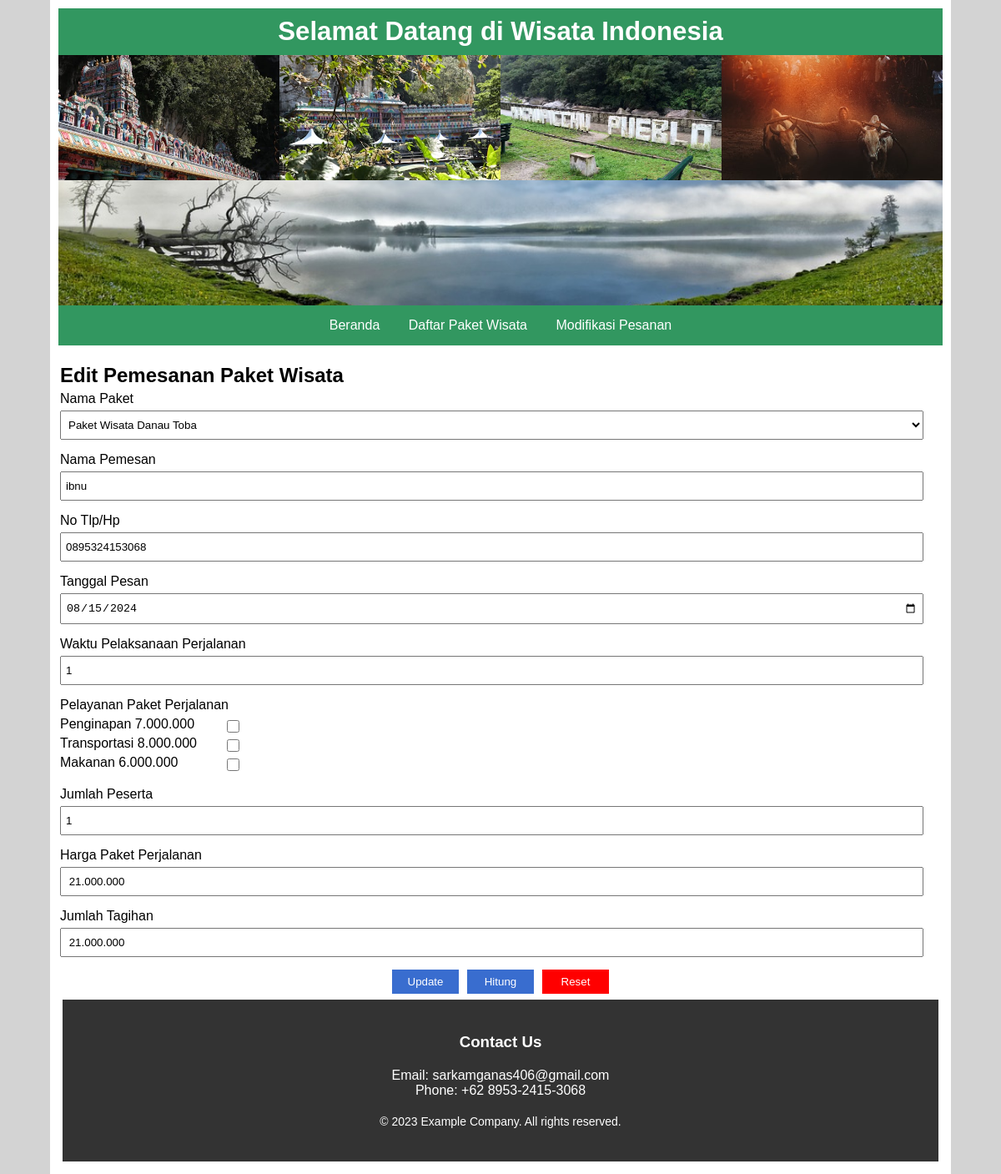
The app's page /form_edit.php?id_daftar_pesanan=2 with its own data.
### tables this page shows
CREATE TABLE `daftar_pesanan` (
  `id_daftar_pesanan` int NOT NULL,
  `id_paket_wisata` int NOT NULL,
  `nama_pemesan` varchar(150) NOT NULL,
  `no_tlp` varchar(15) NOT NULL,
  `tanggal_pemesanan` date NOT NULL,
  `jumlah_peserta` int NOT NULL,
  `jumlah_hari` int NOT NULL,
  `akomodasi` int NOT NULL,
  `transportasi` int NOT NULL,
  `service_makanan` int NOT NULL,
  `harga_paket` int NOT NULL,
  `total_tagihan` int NOT NULL
);

CREATE TABLE `paket_wisata` (
  `id_paket_wisata` int NOT NULL,
  `nama_paket` varchar(200) NOT NULL,
  `deskripsi_paket` text NOT NULL,
  `img_paket` varchar(150) NOT NULL,
  `link_video` text NOT NULL,
  `harga_penginapan` int NOT NULL,
  `harga_transportasi` int NOT NULL,
  `harga_servis_makan` int NOT NULL
);

### form_edit.php (the view, shortened to what this page needs)
<?php
include_once("connection.php");
include_once("header.php");
function selectedPaketWisata($val1, $val2)
{
    $result = "";
    if ($val1 == $val2) {
        $result = "selected";
    }
    return $result;
}
function renderLayanan($val)
{
    $result = "";
    return $result;
}
if ($_GET) {
    $id_daftar_pesanan = $_GET['id_daftar_pesanan'];
} else {
    $id_daftar_pesanan = 1;
}
$sql_selected_pesanan = "SELECT * FROM daftar_pesanan WHERE id_daftar_pesanan = $id_daftar_pesanan";
$selected_pesanan = mysqli_query($conn, $sql_selected_pesanan);
while ($row = mysqli_fetch_array($selected_pesanan)) {
    $id_paket_wisata = $row['id_paket_wisata'];
    $nama_pemesan = $row['nama_pemesan'];
    $no_tlp = $row['no_tlp'];
    $tanggal_pemesanan = $row['tanggal_pemesanan'];
    $jumlah_peserta = $row['jumlah_peserta'];
    $jumlah_hari = $row['jumlah_hari'];
    $akomodasi = $row['akomodasi'];
    $transportasi = $row['transportasi'];
    $service_makanan = $row['service_makanan'];
    $harga_paket = $row['harga_paket'];
    $total_tagihan = $row['total_tagihan'];
}
$sql_selected_paket = "SELECT * FROM paket_wisata WHERE id_paket_wisata = $id_paket_wisata";
$selected_paket = mysqli_query($conn, $sql_selected_paket);
while ($item = mysqli_fetch_array($selected_paket)) {
    $nama_paket = $item['nama_paket'];
    $harga_penginapan = $item['harga_penginapan'];
    $harga_transportasi = $item['harga_transportasi'];
    $harga_servis_makan = $item['harga_servis_makan'];
}
?>
<div class="main-container">
    <div class="form-container">
        <h2>Edit Pemesanan Paket Wisata</h2>
        <form action="proses_edit.php" method="post">
            <label for="nama_paket">Nama Paket</label>
            <select name="nama_paket" id="nama_paket">
                <?php
                $sql = "SELECT * FROM paket_wisata";
                $results = mysqli_query($conn, $sql);
                while ($data_paket = mysqli_fetch_array($results)) {
                ?>
                    <option value="<?php echo $data_paket['id_paket_wisata'] ?>"
                        <?php
                        echo selectedPaketWisata($data_paket['nama_paket'], $nama_paket);
                        ?>>
                        <?php echo $data_paket['nama_paket'] ?></option>
                <?php
                }
                ?>
            </select>
            <label for="nama_pemesan">Nama Pemesan</label>
            <input type="text" name="nama_pemesan" id="nama_pemesan" value="<?php echo $nama_pemesan; ?>" required />
            <label for="no_tlp">No Tlp/Hp</label>
            <input type="text" name="no_tlp" id="no_tlp" value="<?php echo $no_tlp; ?>" required />
            <label for="tanggal_pemesanan">Tanggal Pesan</label>
            <input type="date" name="tanggal_pemesanan" id="tanggal_pemesanan" value="<?php echo $tanggal_pemesanan; ?>" required />
            <label for="jumlah_hari">Waktu Pelaksanaan Perjalanan</label>
            <input type="number" name="jumlah_hari" id="jumlah_hari" value="<?php echo $jumlah_hari; ?>" />
            <label for="">Pelayanan Paket Perjalanan</label>
            <div class="layanan-container">
                <div class="item-layanan">
                    <label for="layanan_penginapan">
                        Penginapan <?php echo  " " . number_format($harga_penginapan, 0, ',', '.'); ?></label>
                    <input type="checkbox" name="layanan_penginapan" id="layanan_penginapan" value="<?php echo $harga_penginapan; ?>"
                        <?php echo renderLayanan($akomodasi); ?> />
                </div>
                <div class="item-layanan">
                    <label for="layanan_transportasi">
                        Transportasi <?php echo  " " . number_format($harga_transportasi, 0, ',', '.'); ?></label>
                    <input type="checkbox" name="layanan_transportasi" id="layanan_transportasi" value="<?php echo $harga_transportasi; ?>"
                        <?php echo renderLayanan($transportasi); ?> />
                </div>
                <div class="item-layanan">
                    <label for="layanan_makan">
                        Makanan <?php echo  " " . number_format($harga_servis_makan, 0, ',', '.'); ?></label>
                    <input type="checkbox" name="layanan_makan" id="layanan_makan" value="<?php echo $harga_servis_makan; ?>"
                        <?php echo renderLayanan($service_makanan); ?> />
                </div>
            </div>
            <label for="jumlah_peserta">Jumlah Peserta</label>
            <input type="number" name="jumlah_peserta" id="jumlah_peserta" value="<?php echo $jumlah_peserta; ?>" />
            <label for="harga_paket">Harga Paket Perjalanan</label>
            <input type="text" name="harga_paket" id="harga_paket" value="<?php echo  " " . number_format($harga_paket, 0, ',', '.'); ?>" required />
            <label for="jumlah_tagihan">Jumlah Tagihan</label>
            <input type="text" name="jumlah_tagihan" id="jumlah_tagihan" value="<?php echo  " " . number_format($total_tagihan, 0, ',', '.'); ?>" required />
            <div class="btn-container">
                <input type="submit" value="Update">
                <button id="btn-hitung">Hitung</button>
                <button id="btn-reset">Reset</button>
            </div>
        </form>
    </div>
    <?php
    include_once("footer.php");
    ?>
</div>

### css/style.css (style rules this page uses)
* { margin: 0; padding: 0; box-sizing: border-box; }
body { background-color: lightgray; font-family: sans-serif; }
.main-container { background-color: white; width: 90%; margin: auto; padding: 10px; }
.form-container, .list-container { width: 100%; padding: 2px; }
.form-container h2, .list-container h2 { margin-bottom: 5px; }
label { display: block; margin-bottom: 5px; }
.item-layanan { display: flex; flex-direction: row; }
.item-layanan label { width: 200px; }
input[type="text"], input[type="date"], input[type="number"], select { width: 98%; padding: 8px 5px; margin-bottom: 15px; }
input[type="checkbox"] { width: 15px; }
.layanan-container { margin-bottom: 15px; }
.btn-container { display: flex; justify-content: center; gap: 10px; }
input[type="submit"], button { width: 80px; padding: 7px; border: none; cursor: pointer; }
input[type="submit"], #btn-hitung { background-color: rgb(57, 109, 207); }
#btn-reset { background-color: red; }
input[type="submit"], #btn-hitung, #btn-reset { color: white; }

### records on screen
daftar_pesanan: nama_pemesan "ibnu", no_tlp "0895324153068", tanggal_pemesanan "08/15/2024", jumlah_hari "1", jumlah_peserta "1", harga_paket "21.000.000", jumlah_tagihan "21.000.000"
paket_wisata: harga_penginapan "7.000.000", harga_transportasi "8.000.000", harga_servis_makan "6.000.000"

### other values on screen
form field nama_paket "Paket Wisata Danau Toba"
